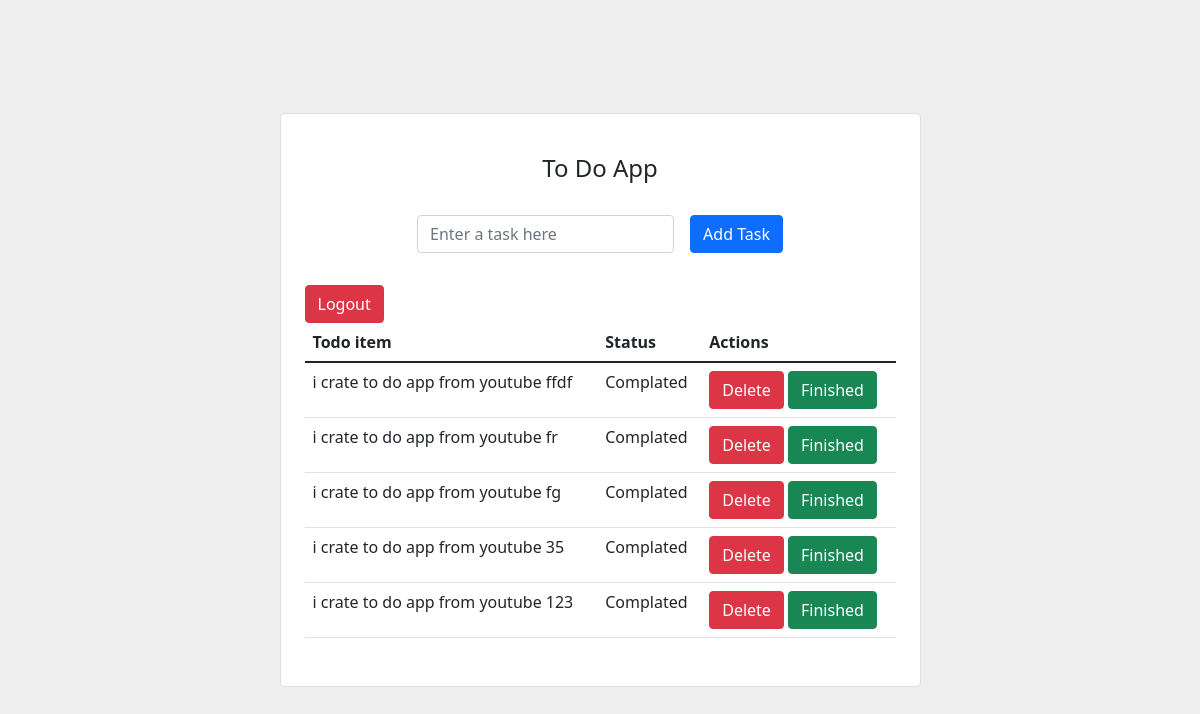
The app's page /todopage/ (signed in) with its own data.
### myapp/models.py (models this page shows, shortened)
class todo(models.Model):
    user=models.ForeignKey(User,on_delete=models.CASCADE)
    name=models.CharField(max_length=1000)
    status=models.BooleanField(default=False)

### myapp/views.py (the view)
# urls.py: path("todopage/",views.todopage,name='todo'),
@login_required
def todopage(request):
    if request.method=='POST':
        task=request.POST['task']
        new_todo=todo(user=request.user,name=task) # this name is in model field
        new_todo.save()
    all_data=todo.objects.filter(user=request.user)
    return render(request,'todopage.html',{'all_data':all_data})

### myapp/templates/todopage.html (shortened to what this page needs)
<link rel="stylesheet" href="https://cdn.jsdelivr.net/npm/bootstrap@5.1.3/dist/css/bootstrap.min.css">
<section class="vh-100" style="background-color: #eee;">
    <div class="container py-5 h-100">
      <div class="row d-flex justify-content-center align-items-center h-100">
        <div class="col col-lg-9 col-xl-7">
          <div class="card rounded-3">
            <div class="card-body p-4">
              <h4 class="text-center my-3 pb-3">To Do App</h4>
              <form method="post" class="row row-cols-lg-auto g-3 justify-content-center align-items-center mb-4 pb-2">
                <div class="col-12">
                  <div class="form-outline">
                    <input type="text" id="form1" class="form-control" name="task" placeholder="Enter a task here"/>
                  </div>
                </div>
                <div class="col-12">
                  <button type="submit" class="btn btn-primary">Add Task</button>
                </div>
              </form>
                  <a href="/userlogout/" class="btn btn-danger" >Logout</a>
              <table class="table mb-4">
                <thead>
                  <tr>
                    <th scope="col">Todo item</th>
                    <th scope="col">Status</th>
                    <th scope="col">Actions</th>
                  </tr>
                </thead>
                <tbody>
                  {% for i in all_data %}
                  <tr>
                    <td>{{i.name}}</td>
                    {% if i.status == True %}
                    <td>Complated</td>
                    {% else %}
                    <td>In progress</td>
                    {% endif %}
                    <td>
                      <a href="/delete/{{i.name}}" type="submit" class="btn btn-danger">Delete</a>
                      <a href="/update/{{i.name}}" type="submit" class="btn btn-success">Finished</a>
                    </td>
                  </tr>
                {% endfor %}
                </tbody>
              </table>
            </div>
          </div>
        </div>
      </div>
    </div>
  </section>

### records on screen
todo: name "i crate to do app from youtube ffdf", status "Complated"
todo: name "i crate to do app from youtube fr", status "Complated"
todo: name "i crate to do app from youtube fg", status "Complated"
todo: name "i crate to do app from youtube 35", status "Complated"
todo: name "i crate to do app from youtube 123", status "Complated"
